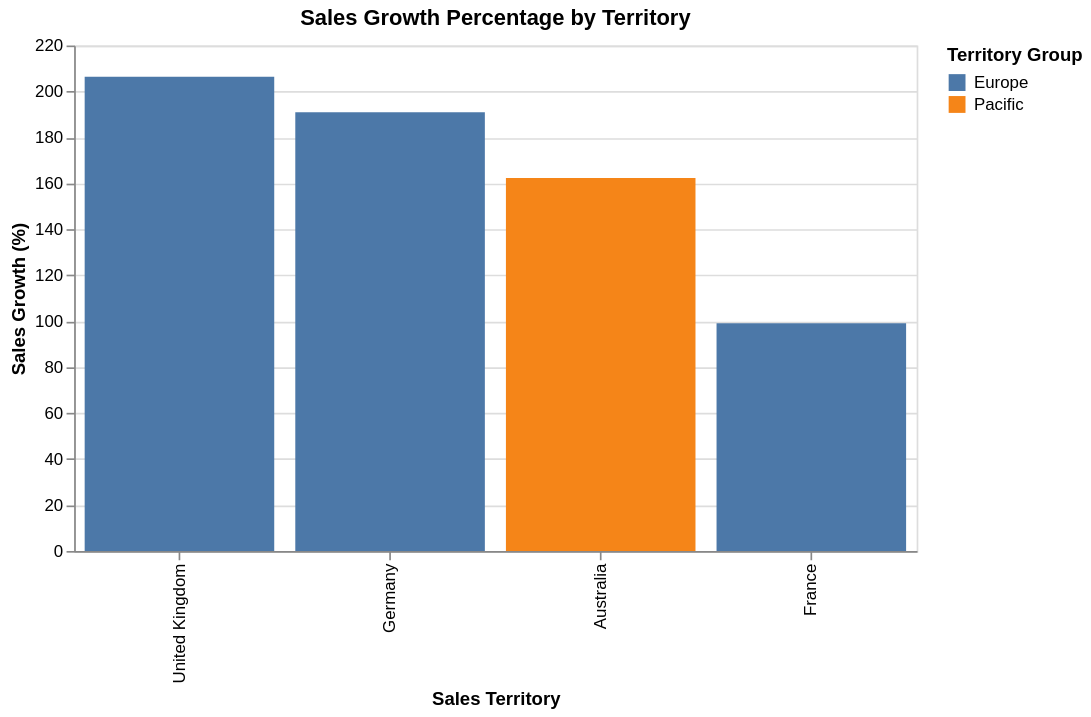

Source (notebook cell):
### Code cell
alt.Chart(df).mark_bar().encode(
    x=alt.X("name:N", title="Sales Territory", sort="-y"),
    y=alt.Y("sales_growth_pct:Q", title="Sales Growth (%)"),
    color=alt.Color("group:N", title="Territory Group"),
    tooltip=[
        "name",
        "CountryRegionCode",
        "group",
        alt.Tooltip("sales_ytd:Q", format=",.2f"),
        alt.Tooltip("sales_last_year:Q", format=",.2f"),
        alt.Tooltip("sales_growth_pct:Q", format=".2f")
    ]
).properties(
    title="Sales Growth Percentage by Territory",
    width=500,
    height=300
)

### Figure 1 — Vega-Lite specification as saved in the notebook (floating-point values rounded to 4 significant figures)
{"config": {"view": {"continuousWidth": 300, "continuousHeight": 300}}, "data": {"name": "data-c384a6e7cf4cad283e929a67103361b2"}, "mark": {"type": "bar"}, "encoding": {"color": {"field": "group", "title": "Territory Group", "type": "nominal"}, "tooltip": [{"field": "name", "type": "nominal"}, {"field": "CountryRegionCode", "type": "nominal"}, {"field": "group", "type": "nominal"}, {"field": "sales_ytd", "format": ",.2f", "type": "quantitative"}, {"field": "sales_last_year", "format": ",.2f", "type": "quantitative"}, {"field": "sales_growth_pct", "format": ".2f", "type": "quantitative"}], "x": {"field": "name", "sort": "-y", "title": "Sales Territory", "type": "nominal"}, "y": {"field": "sales_growth_pct", "title": "Sales Growth (%)", "type": "quantitative"}}, "height": 300, "title": "Sales Growth Percentage by Territory", "width": 500, "$schema": "https://vega.github.io/schema/vega-lite/v5.20.1.json", "datasets": {"data-c384a6e7cf4cad283e929a67103361b2": [{"territory_id": "0ad4c625-bb65-4376-8a41-0a65719b0db8", "name": "France", "CountryRegionCode": "FR", "group": "Europe", "sales_ytd": 4772000.0, "sales_last_year": 2397000.0, "cost_ytd": 0.0, "cost_last_year": 0.0, "sales_growth_pct": 99.14}, {"territory_id": "25d73ad2-9e13-410b-8b0d-5f26e2b9e4f2", "name": "Germany", "CountryRegionCode": "DE", "group": "Europe", "sales_ytd": 3805000.0, "sales_last_year": 1308000.0, "cost_ytd": 0.0, "cost_last_year": 0.0, "sales_growth_pct": 190.9}, {"territory_id": "2ac923e9-3043-4f5e-bae0-ad28089bf187", "name": "Australia", "CountryRegionCode": "AU", "group": "Pacific", "sales_ytd": 5978000.0, "sales_last_year": 2279000.0, "cost_ytd": 0.0, "cost_last_year": 0.0, "sales_growth_pct": 162.4}, {"territory_id": "e0e3bac4-790e-4617-84b3-be0c2bdb7070", "name": "United Kingdom", "CountryRegionCode": "GB", "group": "Europe", "sales_ytd": 5013000.0, "sales_last_year": 1636000.0, "cost_ytd": 0.0, "cost_last_year": 0.0, "sales_growth_pct": 206.4}]}}
